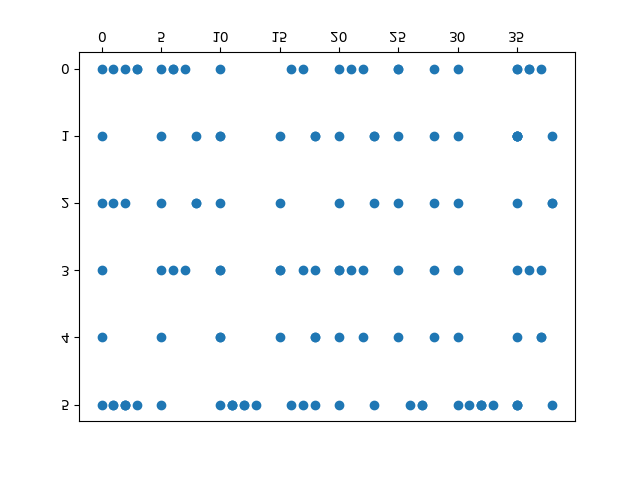

This chart was generated by the following Python code:
import matplotlib
import sys
matplotlib.use('Agg')
import matplotlib.pyplot as plt


with open("input.txt", "r") as f:
    data = f.readlines()

dots = []
folds = []
for p in data:
    p = p.strip("\n")
    if "fold along" in p:
        p = p.split("fold along")[1].strip().split("=")
        folds.append((str(p[0]), int(p[1])))
    elif p:
        dots.append(tuple(map(int, p.split(","))))

def fold_up(dots, y_intercept):
    folded_dots = []

    # keep everything above the fold in place
    for dot in dots:
        if dot[1] <= y_intercept:
            folded_dots.append(dot)
        else:
            delta = dot[1] - y_intercept
            folded_point = (dot[0], y_intercept - delta)
            if folded_point not in folded_dots:
                folded_dots.append(folded_point)

    return folded_dots

def fold_left(dots, x_intercept):
    folded_dots = []

    # keep everything above the fold in place
    for dot in dots:
        if dot[0] <= x_intercept:
            folded_dots.append(dot)
        else:
            delta = dot[0] - x_intercept
            folded_point = (x_intercept - delta, dot[1])
            if folded_point not in folded_dots:
                folded_dots.append(folded_point)

    return folded_dots

# part 1
folded = fold_left(dots, 655)
print(len(folded))

#part 2
folded = dots
for fold in folds:
    if fold[0] == "x":
        folded = fold_left(folded, fold[1])
    else:
        folded = fold_up(folded, fold[1])

plt.scatter([x[0] for x in folded], [y[1] for y in folded])
sys.stdout.flush()
plt.savefig(sys.stdout.buffer)
# redirect the output to a .png file - it needs to be flipped, and easier to read if you compress the vertical axis a bit
